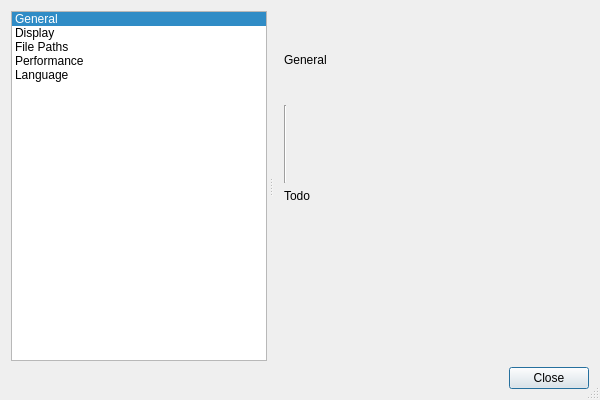
<?xml version="1.0" encoding="UTF-8"?>
<ui version="4.0">
 <class>PreferencesTabDialog</class>
 <widget class="QDialog" name="PreferencesTabDialog">
  <property name="windowModality">
   <enum>Qt::ApplicationModal</enum>
  </property>
  <property name="geometry">
   <rect>
    <x>0</x>
    <y>0</y>
    <width>600</width>
    <height>400</height>
   </rect>
  </property>
  <property name="minimumSize">
   <size>
    <width>600</width>
    <height>400</height>
   </size>
  </property>
  <property name="windowTitle">
   <string>Preferences</string>
  </property>
  <property name="sizeGripEnabled">
   <bool>true</bool>
  </property>
  <property name="modal">
   <bool>true</bool>
  </property>
  <layout class="QVBoxLayout" name="verticalLayout">
   <item>
    <layout class="QVBoxLayout" name="verticalLayout_2">
     <item>
      <widget class="QSplitter" name="splitter">
       <property name="orientation">
        <enum>Qt::Horizontal</enum>
       </property>
       <property name="handleWidth">
        <number>8</number>
       </property>
       <property name="childrenCollapsible">
        <bool>false</bool>
       </property>
       <widget class="QListWidget" name="preferenceCategoryList">
        <property name="sizePolicy">
         <sizepolicy hsizetype="Fixed" vsizetype="Expanding">
          <horstretch>0</horstretch>
          <verstretch>0</verstretch>
         </sizepolicy>
        </property>
        <property name="minimumSize">
         <size>
          <width>0</width>
          <height>0</height>
         </size>
        </property>
        <property name="editTriggers">
         <set>QAbstractItemView::NoEditTriggers</set>
        </property>
        <property name="showDropIndicator" stdset="0">
         <bool>false</bool>
        </property>
        <property name="iconSize">
         <size>
          <width>32</width>
          <height>32</height>
         </size>
        </property>
        <property name="movement">
         <enum>QListView::Static</enum>
        </property>
        <property name="flow">
         <enum>QListView::TopToBottom</enum>
        </property>
        <property name="spacing">
         <number>4</number>
        </property>
        <property name="uniformItemSizes">
         <bool>false</bool>
        </property>
        <property name="currentRow">
         <number>0</number>
        </property>
        <item>
         <property name="text">
          <string>General</string>
         </property>
         <property name="icon">
          <iconset resource="../resources/application_resources.qrc">
           <normaloff>:/icons/wrench.png</normaloff>:/icons/wrench.png</iconset>
         </property>
        </item>
        <item>
         <property name="text">
          <string>Display</string>
         </property>
         <property name="icon">
          <iconset resource="../resources/application_resources.qrc">
           <normaloff>:/icons/monitor_edit.png</normaloff>:/icons/monitor_edit.png</iconset>
         </property>
        </item>
        <item>
         <property name="text">
          <string>File Paths</string>
         </property>
         <property name="icon">
          <iconset resource="../resources/application_resources.qrc">
           <normaloff>:/icons/folders.png</normaloff>:/icons/folders.png</iconset>
         </property>
        </item>
        <item>
         <property name="text">
          <string>Performance</string>
         </property>
         <property name="icon">
          <iconset resource="../resources/application_resources.qrc">
           <normaloff>:/icons/processor.png</normaloff>:/icons/processor.png</iconset>
         </property>
        </item>
        <item>
         <property name="text">
          <string>Language</string>
         </property>
         <property name="icon">
          <iconset resource="../resources/application_resources.qrc">
           <normaloff>:/icons/locate.png</normaloff>:/icons/locate.png</iconset>
         </property>
        </item>
       </widget>
       <widget class="QStackedWidget" name="preferencePageStack">
        <property name="sizePolicy">
         <sizepolicy hsizetype="Preferred" vsizetype="Preferred">
          <horstretch>2</horstretch>
          <verstretch>0</verstretch>
         </sizepolicy>
        </property>
        <property name="currentIndex">
         <number>0</number>
        </property>
        <widget class="QWidget" name="generalPreferences">
         <layout class="QVBoxLayout" name="verticalLayout_5">
          <item>
           <layout class="QVBoxLayout" name="verticalLayout_4">
            <item>
             <widget class="QLabel" name="generalTitle">
              <property name="text">
               <string>General</string>
              </property>
             </widget>
            </item>
            <item>
             <widget class="Line" name="generalTitleSpacer">
              <property name="orientation">
               <enum>Qt::Vertical</enum>
              </property>
             </widget>
            </item>
           </layout>
          </item>
          <item>
           <layout class="QFormLayout" name="formLayout">
            <item row="0" column="0">
             <widget class="QLabel" name="label_2">
              <property name="text">
               <string>Todo</string>
              </property>
             </widget>
            </item>
           </layout>
          </item>
         </layout>
        </widget>
        <widget class="QWidget" name="performancePreferences"/>
        <widget class="QWidget" name="displayPreferences"/>
        <widget class="QWidget" name="languagePreferences"/>
        <widget class="QWidget" name="filePathPreferences"/>
       </widget>
      </widget>
     </item>
     <item>
      <widget class="QDialogButtonBox" name="buttonBox">
       <property name="orientation">
        <enum>Qt::Horizontal</enum>
       </property>
       <property name="standardButtons">
        <set>QDialogButtonBox::Close</set>
       </property>
      </widget>
     </item>
    </layout>
   </item>
  </layout>
 </widget>
 <resources>
  <include location="../resources/application_resources.qrc"/>
 </resources>
 <connections>
  <connection>
   <sender>buttonBox</sender>
   <signal>accepted()</signal>
   <receiver>PreferencesTabDialog</receiver>
   <slot>accept()</slot>
   <hints>
    <hint type="sourcelabel">
     <x>248</x>
     <y>254</y>
    </hint>
    <hint type="destinationlabel">
     <x>157</x>
     <y>274</y>
    </hint>
   </hints>
  </connection>
  <connection>
   <sender>buttonBox</sender>
   <signal>rejected()</signal>
   <receiver>PreferencesTabDialog</receiver>
   <slot>reject()</slot>
   <hints>
    <hint type="sourcelabel">
     <x>316</x>
     <y>260</y>
    </hint>
    <hint type="destinationlabel">
     <x>286</x>
     <y>274</y>
    </hint>
   </hints>
  </connection>
 </connections>
</ui>
